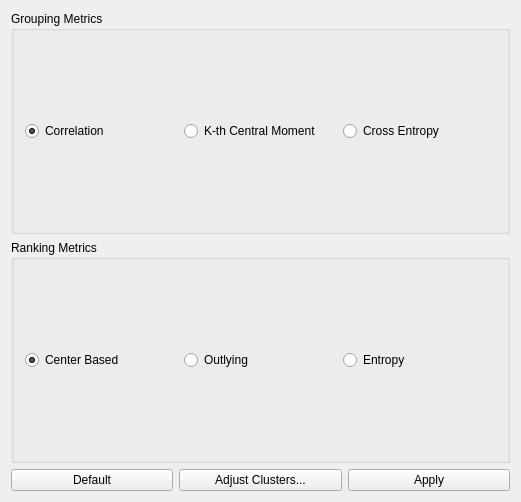
<?xml version="1.0" encoding="UTF-8"?>
<ui version="4.0">
 <class>ManualClustCtrlWin</class>
 <widget class="QWidget" name="ManualClustCtrlWin">
  <property name="geometry">
   <rect>
    <x>0</x>
    <y>0</y>
    <width>521</width>
    <height>502</height>
   </rect>
  </property>
  <property name="windowTitle">
   <string>ManualClustControl</string>
  </property>
  <layout class="QVBoxLayout" name="mainLayout">
   <item>
    <widget class="QGroupBox" name="clstMtrcGrpBox">
     <property name="title">
      <string>Grouping Metrics</string>
     </property>
     <layout class="QHBoxLayout" name="clstMtrcGrpHLayout">
      <item>
       <widget class="QRadioButton" name="rbnSpearman">
        <property name="text">
         <string>Correlation</string>
        </property>
        <property name="checked">
         <bool>true</bool>
        </property>
       </widget>
      </item>
      <item>
       <widget class="QRadioButton" name="rbnStatistcs">
        <property name="text">
         <string>K-th Central Moment</string>
        </property>
       </widget>
      </item>
      <item>
       <widget class="QRadioButton" name="rbnCrossEntropy">
        <property name="text">
         <string>Cross Entropy</string>
        </property>
       </widget>
      </item>
     </layout>
    </widget>
   </item>
   <item>
    <widget class="QGroupBox" name="rnkMtrcGrpBox">
     <property name="title">
      <string>Ranking Metrics</string>
     </property>
     <layout class="QHBoxLayout" name="rnkMtrcGrpHLayout">
      <item>
       <widget class="QRadioButton" name="rbnCentroid">
        <property name="text">
         <string>Center Based</string>
        </property>
        <property name="checked">
         <bool>true</bool>
        </property>
       </widget>
      </item>
      <item>
       <widget class="QRadioButton" name="rbnOutliers">
        <property name="text">
         <string>Outlying</string>
        </property>
       </widget>
      </item>
      <item>
       <widget class="QRadioButton" name="rbnEntropy">
        <property name="text">
         <string>Entropy</string>
        </property>
       </widget>
      </item>
     </layout>
    </widget>
   </item>
   <item>
    <layout class="QHBoxLayout" name="btnBoxHLayout">
     <item>
      <widget class="QPushButton" name="defaultBtn">
       <property name="toolTip">
        <string>Default parameter settings for clustering data dimensions</string>
       </property>
       <property name="text">
        <string>Default</string>
       </property>
      </widget>
     </item>
     <item>
      <widget class="QPushButton" name="clustOptnBtn">
       <property name="toolTip">
        <string>User customizing parameters for clustering</string>
       </property>
       <property name="text">
        <string>Adjust Clusters...</string>
       </property>
      </widget>
     </item>
     <item>
      <widget class="QPushButton" name="applyBtn">
       <property name="toolTip">
        <string>Apply current selected dimensions for data view</string>
       </property>
       <property name="text">
        <string>Apply</string>
       </property>
      </widget>
     </item>
    </layout>
   </item>
  </layout>
 </widget>
 <layoutdefault spacing="6" margin="11"/>
 <resources/>
 <connections/>
</ui>
